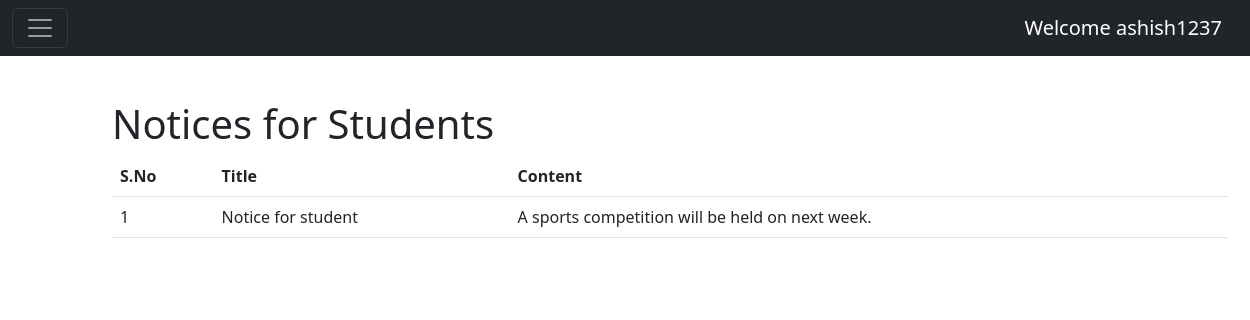
/student/view_notices/ (signed in), run on the app's committed database.
### main/models.py (models this page shows, shortened)
class Notice(models.Model):
    title = models.CharField(max_length=200)
    content = models.TextField()
    isPublic = models.BooleanField(default=False)

### main/views.py (the view)
# urls.py: path('student/view_notices/', views.viewNotices, name="view_notices"),
def viewNotices(request):
    if 'student_user' in request.session:
        student_notice = Notice.objects.filter(isPublic = False)
        data = {"notices": student_notice}
        return render(request, 'student/view_notices.html', data)
    else:
        return redirect('student_login')

### templates/student/view_notices.html (shortened to what this page needs)
{% extends 'student/student_base.html' %}
{% block body %}
    <div class="container" style="margin: 100px;">
        <h1>Notices for Students</h1>
        {% if notices %}
        <table class="table">
            <tr>
                <th>S.No</th>
                <th>Title</th>
                <th>Content</th>
            </tr>
            {% for notice in notices reversed %}
            <tr>
                <td>{{forloop.counter}}</td>
                <td>{{notice.title}}</td>
                <td>{{notice.content}}</td>
            </tr>
            {% endfor %}
        </table>
        {% else %}
        <h2 class="text-danger mx-5 my-5">Notices are not available.</h2>
        {% endif %}
    </div>
{% endblock %}

### data on the page
Notice: title "Notice for student", content "A sports competition will be held on next week."

### other printed values
{{ request.session.student_user }} "ashish1237"
